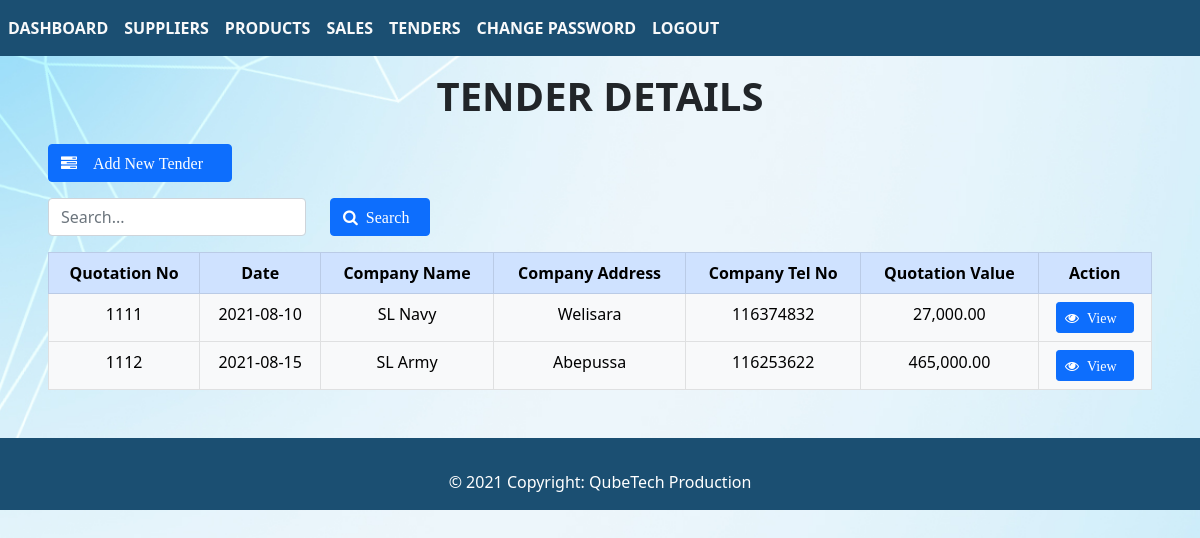
Screenshot of /view/php/views/tender_details.php (signed in) with the database file from the repository.
### tables this page shows
CREATE TABLE `tender` (
  `tender_id` int(11) NOT NULL,
  `quotation_no` int(11) NOT NULL,
  `date` date NOT NULL,
  `company_name` varchar(50) NOT NULL,
  `company_address` varchar(50) NOT NULL,
  `company_tel_no` int(11) NOT NULL,
  `quotation_value` varchar(50) NOT NULL,
  `warranty_period` varchar(50) NOT NULL,
  `validity_period` varchar(50) NOT NULL
);

### view/php/views/tender_details.php (the view, shortened to what this page needs)
<?php
if (isset($_SESSION['username']) && isset($_SESSION['password'])) {
?>
    <?php include('../views/header.php'); ?>
    <body>
        <div class="main-panel">
            <div class="content-wrapper">
                <div class="col-lg grid-margin stretch-card mx-auto">
                    <div class="m-3">
                        <div class="col-lg-12 mx-auto">
                            <div class="m-3">
                                <h1 class="d-flex justify-content-center text-uppercase"><b>Tender Details</b></h1>
                                <div class="card-body">
                                    <a class="btn btn-primary col-lg-2 ml-2" href="../forms/create_quotation.php"><i class="fa fa-tasks" aria-hidden="true"><span class="p-3">Add New Tender</span></i></a>
                                    <br>
                                    <form method="POST">
                                        <div class="row no-gutters align-items-center mt-2 pt-2">
                                            <div class="col-lg-3">
                                                <input class="form-control" type="search" name="search" placeholder="Search...">
                                            </div>
                                            <div class="col-auto">
                                                <button class="btn btn btn-primary" type="submit"><i class="fa fa-search" aria-hidden="true"><span class="p-2">Search</span></i></button>
                                            </div>
                                        </div>
                                    </form>
                                    <div class="table-responsive pt-3">
                                        <table class="table table-bordered">
                                            <thead class="table-primary text-center">
                                                <tr>
                                                    <th>Quotation No</th>
                                                    <th>Date</th>
                                                    <th>Company Name</th>
                                                    <th>Company Address</th>
                                                    <th>Company Tel No</th>
                                                    <th>Quotation Value</th>
                                                    <th>Action</th>
                                                </tr>
                                            </thead>
                                            <?php
                                            require '../config.php';
                                            $query = "SELECT * FROM tender";
                                            $sql = mysqli_query($con, $query) or die('error getting');
                                            while ($row = mysqli_fetch_array($sql)) {
                                            ?>
                                                <tbody class="table-light text-center">
                                                    <tr>
                                                        <td><?php echo $row['quotation_no']; ?></td>
                                                        <td><?php echo $row['date']; ?></td>
                                                        <td><?php echo $row['company_name']; ?></td>
                                                        <td><?php echo $row['company_address']; ?></td>
                                                        <td><?php echo $row['company_tel_no']; ?></td>
                                                        <td><?php echo number_format($row['quotation_value'],2); ?></td>
                                                        <td>
                                                            <?php
                                                            echo "<a class='btn btn-primary btn-sm' href=\"../views/view_quotation_details.php?tender_id=$row[tender_id]\"><i class='fa fa-eye' aria-hidden='true'><span class='p-2'>View</span></i></a>";
                                                            ?>
                                                        </td>
                                                    </tr>
                                                </tbody>
                                            <?php
                                            }
                                            ?>
                                        </table>
                                    </div>
                                </div>
                            </div>
                        </div>
                    </div>
                </div>
            </div>
        </div>
    </body>
    <?php include('../views/footer.php'); ?>
<?php
} else {
    header("location: ../forms/login.php");
    exit();
}
?>

### view/css/index.css (style rules this page uses)
body { background-image: url('../../images/background_image.jpg'); background-repeat: no-repeat; background-attachment: fixed; background-size: cover; }

### rows the page displays
tender: quotation_no "1111", date "2021-08-10", company_name "SL Navy", company_address "Welisara", company_tel_no "116374832", quotation_value "27,000.00"
tender: quotation_no "1112", date "2021-08-15", company_name "SL Army", company_address "Abepussa", company_tel_no "116253622", quotation_value "465,000.00"
